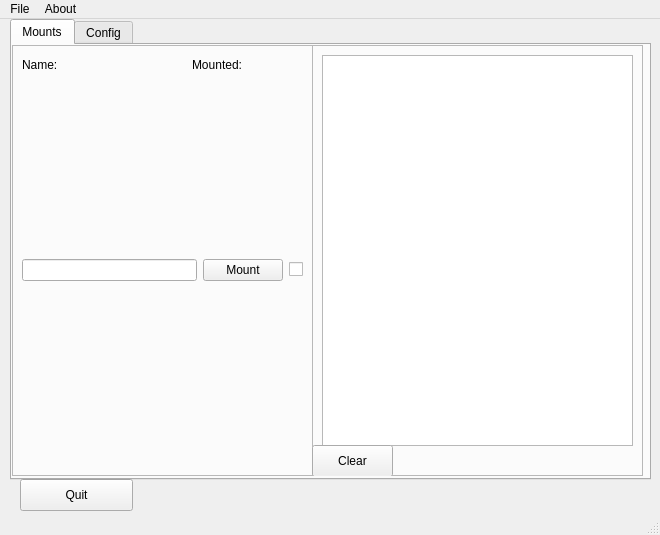
<?xml version="1.0" encoding="UTF-8"?>
<ui version="4.0">
 <class>MainWindow</class>
 <widget class="QMainWindow" name="MainWindow">
  <property name="geometry">
   <rect>
    <x>0</x>
    <y>0</y>
    <width>660</width>
    <height>535</height>
   </rect>
  </property>
  <property name="windowTitle">
   <string>MainWindow</string>
  </property>
  <widget class="QWidget" name="centralwidget">
   <widget class="QPushButton" name="pushButton_quit">
    <property name="geometry">
     <rect>
      <x>20</x>
      <y>460</y>
      <width>113</width>
      <height>32</height>
     </rect>
    </property>
    <property name="text">
     <string>Quit</string>
    </property>
   </widget>
   <widget class="QTabWidget" name="tabWidget">
    <property name="geometry">
     <rect>
      <x>10</x>
      <y>0</y>
      <width>641</width>
      <height>461</height>
     </rect>
    </property>
    <property name="tabPosition">
     <enum>QTabWidget::North</enum>
    </property>
    <property name="currentIndex">
     <number>0</number>
    </property>
    <property name="elideMode">
     <enum>Qt::ElideRight</enum>
    </property>
    <widget class="QWidget" name="tab_1">
     <attribute name="title">
      <string>Mounts</string>
     </attribute>
     <widget class="QFrame" name="frame_box_mountpoints">
      <property name="geometry">
       <rect>
        <x>0</x>
        <y>0</y>
        <width>301</width>
        <height>431</height>
       </rect>
      </property>
      <property name="frameShape">
       <enum>QFrame::StyledPanel</enum>
      </property>
      <property name="frameShadow">
       <enum>QFrame::Raised</enum>
      </property>
      <widget class="QLabel" name="label_name">
       <property name="geometry">
        <rect>
         <x>10</x>
         <y>10</y>
         <width>50</width>
         <height>20</height>
        </rect>
       </property>
       <property name="text">
        <string>Name:</string>
       </property>
      </widget>
      <widget class="QLabel" name="label_mounted">
       <property name="geometry">
        <rect>
         <x>180</x>
         <y>10</y>
         <width>70</width>
         <height>20</height>
        </rect>
       </property>
       <property name="text">
        <string>Mounted:</string>
       </property>
      </widget>
      <widget class="QWidget" name="verticalLayoutWidget">
       <property name="geometry">
        <rect>
         <x>10</x>
         <y>30</y>
         <width>281</width>
         <height>391</height>
        </rect>
       </property>
       <layout class="QVBoxLayout" name="verticalLayout_mountpoints">
        <item>
         <layout class="QHBoxLayout" name="horizontalLayout_set_1">
          <property name="spacing">
           <number>-1</number>
          </property>
          <item>
           <widget class="QLineEdit" name="lineEdit_1"/>
          </item>
          <item>
           <widget class="QPushButton" name="pushButton_1">
            <property name="text">
             <string>Mount</string>
            </property>
           </widget>
          </item>
          <item>
           <widget class="QCheckBox" name="checkBox_1">
            <property name="text">
             <string/>
            </property>
           </widget>
          </item>
         </layout>
        </item>
       </layout>
      </widget>
     </widget>
     <widget class="QFrame" name="frame_box_textwindow">
      <property name="geometry">
       <rect>
        <x>300</x>
        <y>0</y>
        <width>331</width>
        <height>431</height>
       </rect>
      </property>
      <property name="frameShape">
       <enum>QFrame::StyledPanel</enum>
      </property>
      <property name="frameShadow">
       <enum>QFrame::Raised</enum>
      </property>
      <widget class="QTextBrowser" name="textBrowser">
       <property name="geometry">
        <rect>
         <x>10</x>
         <y>10</y>
         <width>311</width>
         <height>391</height>
        </rect>
       </property>
      </widget>
      <widget class="QPushButton" name="pushButton_cleartext">
       <property name="geometry">
        <rect>
         <x>0</x>
         <y>400</y>
         <width>81</width>
         <height>32</height>
        </rect>
       </property>
       <property name="text">
        <string>Clear</string>
       </property>
      </widget>
     </widget>
    </widget>
    <widget class="QWidget" name="tab_2">
     <attribute name="title">
      <string>Config</string>
     </attribute>
     <widget class="QTextEdit" name="textEdit">
      <property name="geometry">
       <rect>
        <x>0</x>
        <y>0</y>
        <width>631</width>
        <height>401</height>
       </rect>
      </property>
     </widget>
     <widget class="QPushButton" name="pushButton_save">
      <property name="geometry">
       <rect>
        <x>500</x>
        <y>400</y>
        <width>113</width>
        <height>32</height>
       </rect>
      </property>
      <property name="text">
       <string>Save</string>
      </property>
     </widget>
     <widget class="QPushButton" name="pushButton_cancel">
      <property name="geometry">
       <rect>
        <x>380</x>
        <y>400</y>
        <width>113</width>
        <height>32</height>
       </rect>
      </property>
      <property name="text">
       <string>Cancel</string>
      </property>
     </widget>
    </widget>
   </widget>
  </widget>
  <widget class="QMenuBar" name="menubar">
   <property name="geometry">
    <rect>
     <x>0</x>
     <y>0</y>
     <width>660</width>
     <height>22</height>
    </rect>
   </property>
   <widget class="QMenu" name="menufile">
    <property name="title">
     <string>File</string>
    </property>
    <addaction name="actionquit"/>
   </widget>
   <widget class="QMenu" name="menuabout">
    <property name="title">
     <string>About</string>
    </property>
    <addaction name="actionshow_about"/>
   </widget>
   <addaction name="menufile"/>
   <addaction name="menuabout"/>
  </widget>
  <widget class="QStatusBar" name="statusbar"/>
  <action name="actionopen">
   <property name="text">
    <string>Open config</string>
   </property>
  </action>
  <action name="actionclose">
   <property name="text">
    <string>Close</string>
   </property>
  </action>
  <action name="actionquit">
   <property name="text">
    <string>Quit</string>
   </property>
  </action>
  <action name="actionwrite">
   <property name="text">
    <string>Write config</string>
   </property>
  </action>
  <action name="actionedit_config">
   <property name="text">
    <string>Edit config</string>
   </property>
  </action>
  <action name="actionshow_about">
   <property name="text">
    <string>Show about</string>
   </property>
  </action>
 </widget>
 <tabstops>
  <tabstop>textBrowser</tabstop>
  <tabstop>pushButton_cleartext</tabstop>
  <tabstop>lineEdit_1</tabstop>
  <tabstop>pushButton_1</tabstop>
  <tabstop>checkBox_1</tabstop>
 </tabstops>
 <resources/>
 <connections/>
</ui>
